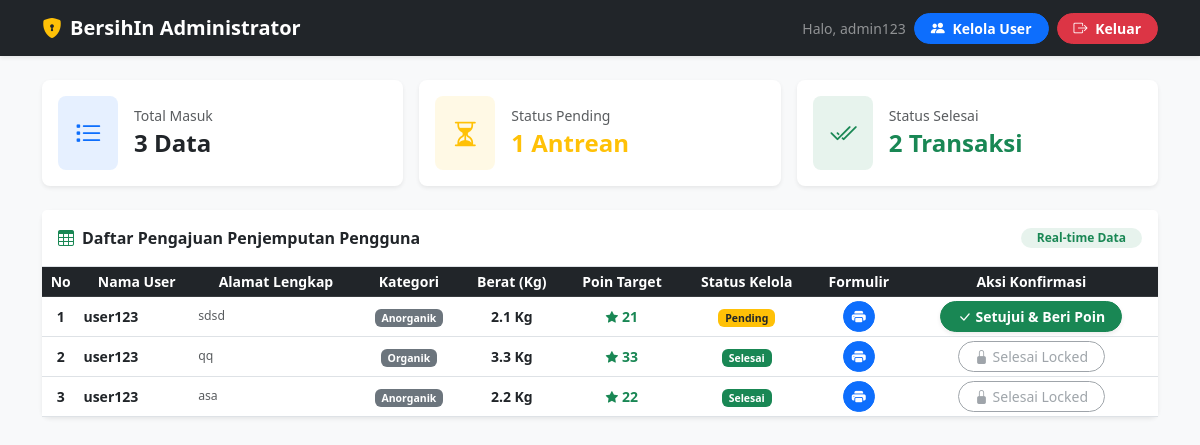
Screenshot of /admin/index.php (signed in) with the database file from the repository.
### tables this page shows
CREATE TABLE `penjemputan` (
  `id` int(11) NOT NULL,
  `nama_pengguna` varchar(100) NOT NULL,
  `alamat` text NOT NULL,
  `jenis_sampah` varchar(50) NOT NULL,
  `berat_kg` float NOT NULL,
  `poin_reward` int(11) NOT NULL,
  `status` varchar(20) NOT NULL DEFAULT 'Pending'
);

### admin/index.php (the view, shortened to what this page needs)
<?php
include '../config/koneksi.php';
$total_permintaan = mysqli_num_rows(mysqli_query($koneksi, "SELECT id FROM penjemputan"));
$total_pending    = mysqli_num_rows(mysqli_query($koneksi, "SELECT id FROM penjemputan WHERE status='Pending'"));
$total_selesai    = mysqli_num_rows(mysqli_query($koneksi, "SELECT id FROM penjemputan WHERE status='Selesai'"));
?>
<!DOCTYPE html>
<html lang="id">
<head>
    <link href="https://cdn.jsdelivr.net/npm/bootstrap@5.3.0/dist/css/bootstrap.min.css" rel="stylesheet">
    <link rel="stylesheet" href="https://cdn.jsdelivr.net/npm/bootstrap-icons@1.11.0/font/bootstrap-icons.css">
</head>
<body class="bg-light">
    <nav class="navbar navbar-expand-lg navbar-dark bg-dark shadow-sm">
        <div class="container">
            <a class="navbar-brand fw-bold" href="index.php">
                <i class="bi bi-shield-lock-fill text-warning me-2"></i>BersihIn Administrator
            </a>
            <div class="navbar-nav ms-auto d-flex align-items-center gap-2">
                <span class="text-white-50 small d-none d-md-inline">
                    Halo, <?= htmlspecialchars($_SESSION['admin_name']); ?>
                </span>
                <a href="user.php" class="btn btn-sm btn-primary px-3 rounded-pill fw-bold">
                    <i class="bi bi-people-fill me-1"></i>
                    Kelola User
                </a>
                <a href="../logout.php"
                class="btn btn-sm btn-danger px-3 rounded-pill fw-bold"
                onclick="return confirm('Yakin ingin keluar sistem?')">
                    <i class="bi bi-box-arrow-right me-1"></i>
                    Keluar
                </a>
            </div>
        </div>
    </nav>
    <div class="container my-4">
        <div class="row g-3 mb-4">
            <div class="col-md-4">
                <div class="card bg-white border-0 shadow-sm p-3 rounded-3">
                    <div class="d-flex align-items-center">
                        <div class="p-3 bg-primary bg-opacity-10 text-primary rounded-3 me-3"><i class="bi bi-list-task fs-3"></i></div>
                        <div>
                            <h6 class="text-muted small mb-1">Total Masuk</h6>
                            <h4 class="fw-bold mb-0"><?= $total_permintaan; ?> Data</h4>
                        </div>
                    </div>
                </div>
            </div>
            <div class="col-md-4">
                <div class="card bg-white border-0 shadow-sm p-3 rounded-3">
                    <div class="d-flex align-items-center">
                        <div class="p-3 bg-warning bg-opacity-10 text-warning rounded-3 me-3"><i class="bi bi-hourglass-split fs-3"></i></div>
                        <div>
                            <h6 class="text-muted small mb-1">Status Pending</h6>
                            <h4 class="fw-bold mb-0 text-warning"><?= $total_pending; ?> Antrean</h4>
                        </div>
                    </div>
                </div>
            </div>
            <div class="col-md-4">
                <div class="card bg-white border-0 shadow-sm p-3 rounded-3">
                    <div class="d-flex align-items-center">
                        <div class="p-3 bg-success bg-opacity-10 text-success rounded-3 me-3"><i class="bi bi-check2-all fs-3"></i></div>
                        <div>
                            <h6 class="text-muted small mb-1">Status Selesai</h6>
                            <h4 class="fw-bold mb-0 text-success"><?= $total_selesai; ?> Transaksi</h4>
                        </div>
                    </div>
                </div>
            </div>
        </div>
        <div class="card border-0 shadow-sm rounded-3">
            <div class="card-header bg-white py-3 fw-bold border-bottom d-flex align-items-center justify-content-between">
                <span><i class="bi bi-table me-2 text-success"></i>Daftar Pengajuan Penjemputan Pengguna</span>
                <span class="badge bg-success bg-opacity-10 text-success px-3 py-1.5 rounded-pill small">Real-time Data</span>
            </div>
            <div class="table-responsive">
                <table class="table align-middle mb-0 text-center table-hover table-sm">
                    <thead class="table-dark small">
                        <tr>
                            <th class="py-2.5">No</th>
                            <th>Nama User</th>
                            <th>Alamat Lengkap</th>
                            <th>Kategori</th>
                            <th>Berat (Kg)</th>
                            <th>Poin Target</th>
                            <th>Status Kelola</th>
                            <th>Formulir</th>
                            <th>Aksi Konfirmasi</th>
                        </tr>
                    </thead>
                    <tbody class="small">
                    <?php
                    $no = 1;
                    $query = mysqli_query($koneksi, "SELECT * FROM penjemputan ORDER BY id DESC");
                    if ($query && mysqli_num_rows($query) > 0) {
                        while ($row = mysqli_fetch_assoc($query)) {
                    ?>
                        <tr>
                            <td class="fw-bold"><?= $no++; ?></td>
                            <td class="text-start fw-semibold"><?= htmlspecialchars($row['nama_pengguna']); ?></td>
                            <td class="text-start text-muted small"><?= htmlspecialchars($row['alamat']); ?></td>
                            <td><span class="badge bg-secondary"><?= htmlspecialchars($row['jenis_sampah']); ?></span></td>
                            <td class="fw-bold"><?= htmlspecialchars($row['berat_kg']); ?> Kg</td>
                            <td class="text-success fw-bold"><i class="bi bi-star-fill me-1 small"></i><?= htmlspecialchars($row['poin_reward']); ?></td>
                            <td>
                                <span class="badge px-2.5 py-1 <?= $row['status'] == 'Selesai' ? 'bg-success' : 'bg-warning text-dark'; ?>">
                                    <?= htmlspecialchars($row['status']); ?>
                                </span>
                            </td>
                            <td>
                                <a href="cetak_request.php?id=<?= $row['id']; ?>"
                                target="_blank"
                                class="btn btn-primary btn-sm rounded-pill">
                                    <i class="bi bi-printer-fill"></i>
                                </a>
                            </td>
                            <td>
                                <?php if ($row['status'] !== 'Selesai') : ?>
                                    <form action="" method="POST" class="d-inline">
                                        <button type="submit" name="update_status" class="btn btn-success btn-sm fw-bold px-3 rounded-pill shadow-sm" onclick="return confirm('Selesaikan pesanan ini? Poin otomatis terkirim ke tabungan akun <?= htmlspecialchars($row['nama_pengguna']); ?>.')">
                                            <i class="bi bi-check-lg me-1"></i>Setujui & Beri Poin
                                        </button>
                                    </form>
                                <?php else : ?>
                                    <button class="btn btn-sm btn-outline-secondary rounded-pill px-3" disabled>
                                        <i class="bi bi-lock-fill me-1"></i>Selesai Locked
                                    </button>
                                <?php endif; ?>
                            </td>
                        </tr>
                    <?php
                        }
                    } else {
                        echo "<tr><td colspan='8' class='text-muted py-4 fs-6'>Belum ada ajuan masuk dari pengguna saat ini.</td></tr>";
                    }
                    ?>
                    </tbody>
                </table>
            </div>
        </div>
    </div>
</body>
</html>

### rows the page displays
penjemputan: nama_pengguna "user123", alamat "sdsd", jenis_sampah "Anorganik", berat_kg "2.1", poin_reward "21", status "Pending"
penjemputan: nama_pengguna "user123", alamat "qq", jenis_sampah "Organik", berat_kg "3.3", poin_reward "33", status "Selesai", shows "Selesai Locked"
penjemputan: nama_pengguna "user123", alamat "asa", jenis_sampah "Anorganik", berat_kg "2.2", poin_reward "22", status "Selesai", shows "Selesai Locked"

### other values shown
$_SESSION['admin_name'] "admin123"
$total_permintaan "3"
$total_pending "1"
$total_selesai "2"
